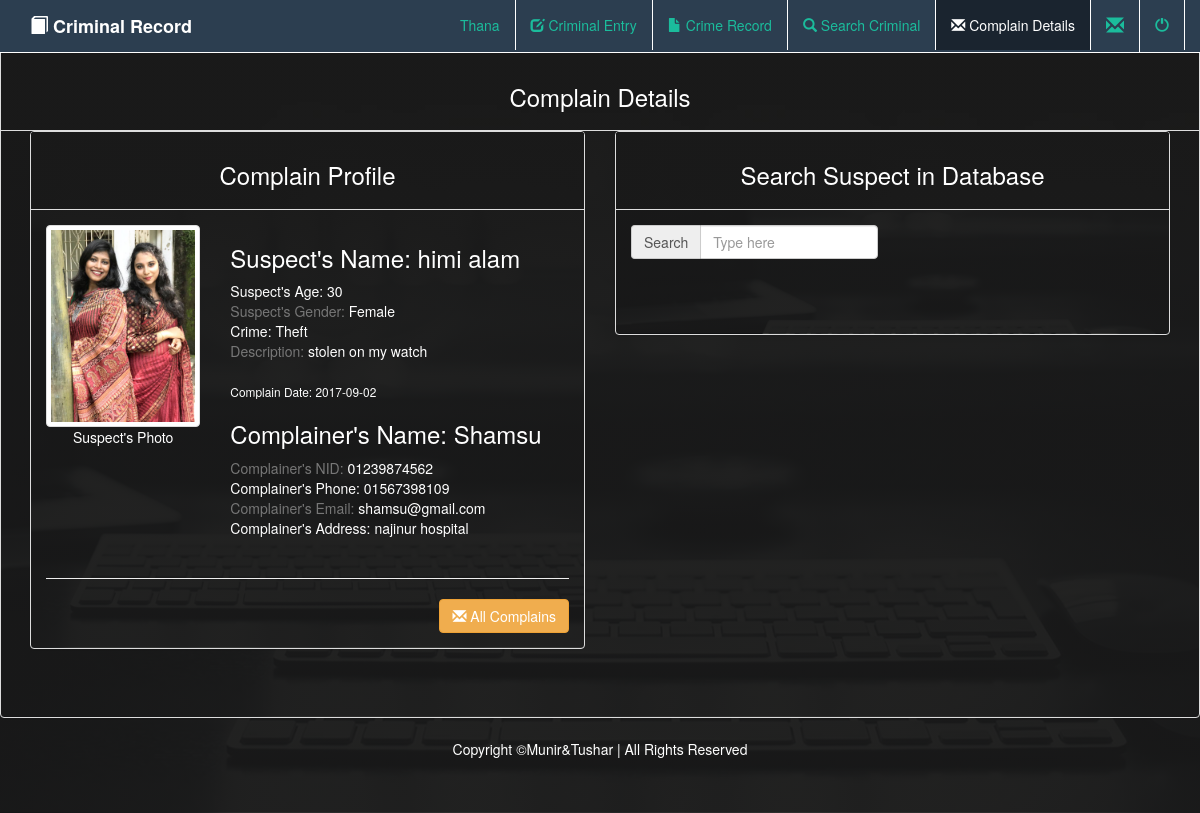
Screenshot of /complainDetails.php?id=6 with the database file from the repository.
### tables this page shows
CREATE TABLE `complain` (
  `complain_id` int(30) NOT NULL,
  `suspect_name` varchar(30) DEFAULT NULL,
  `suspect_age` int(10) DEFAULT NULL,
  `suspect_gender` varchar(30) DEFAULT NULL,
  `crime_type` varchar(30) DEFAULT NULL,
  `complain_description` varchar(1000) DEFAULT NULL,
  `complain_date` varchar(50) DEFAULT NULL,
  `image` varchar(500) DEFAULT NULL,
  `complain_ststus` int(1) NOT NULL
);

CREATE TABLE `complainer` (
  `complainer_id` int(11) NOT NULL,
  `complainer_name` varchar(20) DEFAULT NULL,
  `complainer_nid` varchar(30) DEFAULT NULL,
  `complainer_phone` varchar(20) DEFAULT NULL,
  `complainer_email` varchar(40) DEFAULT NULL,
  `complainer_address` varchar(30) DEFAULT NULL
);

### complainDetails.php (the view, shortened to what this page needs)
<?php
  require_once('dbConnect.php');
  $id= $_GET['id'];
  $row= $conn->query("SELECT * FROM `complain` join `complainer` ON complain_id = complainer_id WHERE(complain_id = $id and complainer_id)");
  $result = mysqli_fetch_array($row);
  $email2 = $_SESSION['authority_email'];
  $row2= $conn->query("SELECT * FROM `authority_info` WHERE authority_email='$email2'");
  $result2 = mysqli_fetch_array($row2);
 ?>
 <!DOCTYPE html>
 <html lang="en">
   <head>
     <link href="https://maxcdn.bootstrapcdn.com/bootstrap/3.3.6/css/bootstrap.min.css" rel="stylesheet" />
   </head>
   <body>
         <div class="navbar navbar-inverse navbar-fixed-top">
             <div class="container">
                 <div class="navbar-header">
                     <a href="" class="navbar-brand"><span class="glyphicon glyphicon-book"></span></span> <b>Criminal Record</b></a>
                 </div>
                 <div class="collapse navbar-collapse" id="example">
                     <ul class="nav navbar-nav navbar-right">
                         <li><a href="thanaReport.php"> <?php echo $result2['duty_area']; ?> Thana</a>  </li>
                         <li><a href="criminalEntry.php"><span class="glyphicon glyphicon-edit"></span> Criminal Entry</a></li>
                         <li><a href="crimeRecord.php"><span class="glyphicon glyphicon-file"></span> Crime Record</a></li>
                         <li><a href="search.php"><span class="glyphicon glyphicon-search"></span> Search Criminal</a></li>
                         <li class="active"><a href="#"><span class="glyphicon glyphicon-envelope"></span> Complain Details</a></li>
                         <li class="dropdown">
                            <a href="#" class="dropdown-toggle" data-toggle="dropdown"> <span class="glyphicon glyphicon-envelope" style="font-size:18px;"></span></a>
                         </li>
                         <li><a href="logOut.php"><span class="glyphicon glyphicon-off"></span></a></li>
                     </ul>
                 </div>
             </div>
         </div>
             <div class="panel panel-default jumbotron">
                <div class="panel-heading"><h3 align="center">Complain Details</h3></div>
                <div class="container">
                 <div class="row">
                   <div class="col-md-6">
                     <div class="panel panel-default">
                          <div class="panel-heading"><h3 align="center">Complain Profile</h3></div>
                       <div class="panel-body">
                         <div class="row">
                           <div class="col-md-4 text-center">
                             <img class="img-thumbnail avatar avatar-original" style="-webkit-user-select:none;
                             display:block; margin:auto;"  width="200" height="200" <?php echo "<img src='suspectPhoto/".$result['image']."'> "; ?> Suspect's Photo
                           </div>
                           <div class="col-md-8">
                             <div class="row">
                               <div class="col-md-12">
                                 <h3 class="only-bottom-margin">Suspect's Name: <?php echo $result['suspect_name']; ?></h3>
                               </div>
                             </div>
                             <div class="row">
                               <div class="col-md-12">
                                 <span class="text">Suspect's Age:</span> <?php echo $result['suspect_age']; ?><br>
                                 <span class="text-muted">Suspect's Gender:</span> <?php echo $result['suspect_gender']; ?><br>
                                 <span class="text">Crime:</span> <?php echo $result['crime_type']; ?><br>
                                 <span class="text-muted">Description:</span> <?php echo $result['complain_description']; ?><br><br>
                                 <small class="text">Complain Date: <?php echo $result['complain_date']; ?></small>
                               </div>
                             </div>
                             <div class="row">
                               <div class="col-md-12">
                                 <h3 class="only-bottom-margin">Complainer's Name: <?php echo $result['complainer_name']; ?></h3>
                               </div>
                             </div>
                             <div class="row">
                               <div class="col-md-12">
                                 <span class="text-muted">Complainer's NID:</span> <?php echo $result['complainer_nid']; ?><br>
                                 <span class="text">Complainer's Phone:</span> <?php echo $result['complainer_phone']; ?><br>
                                 <span class="text-muted">Complainer's Email:</span> <?php echo $result['complainer_email']; ?><br>
                                 <span class="text">Complainer's Address:</span> <?php echo $result['complainer_address']; ?><br><br>
                               </div>
                             </div>
                           </div>
                         </div>
                         <div class="row">
                           <div class="col-md-12">
                             <hr><a href="seeComplain.php" class="btn btn-warning pull-right"><i class="glyphicon glyphicon-envelope"></i> All Complains</a>
                           </div>
                         </div>
                       </div>
                     </div>
                   </div>
                   <div class="col-md-6">
                      <div class="panel panel-default">
                        <div class="panel-heading"><h3 align="center">Search Suspect in Database</h3></div>
                          <div class="panel-body">
                            <div class="row">
                              <div class="col-lg-6 col-md-6 col-sm-6 col-xs-6 col-centered">
                                <div class="input-group">
                                 <span class="input-group-addon">Search</span>
                                 <input type="text" name="search_text" id="search_text" placeholder="Type here" class="form-control"/>
                                </div>
                              </div>
                            </div>
                          <br><br><br>
                          </div>
                      </div>
                   </div>
                 </div>
               </div>
             </div>
     <div class="navbar navbar-bottom">
       <p align="center">Copyright &copy;Munir&Tushar | All Rights Reserved</p>
     </div>
   </body>
 </html>

### complainDetails.php (style rules this page uses)
body { padding-top: 5px; padding-bottom: 5px; background: linear-gradient(rgba(26,26,26,.9),rgba(26,26,26,.9)), url("images/b.jpg"); background-size: cover; background-position: center; background-repeat: no-repeat; color: #FFFFFF; }
.panel { background: linear-gradient(rgba(26,26,26,.9),rgba(26,26,26,.9)), url("images/b.jpg"); background-size: cover; background-position: center; background-repeat: no-repeat; color: #FFFFFF; }
.panel .panel-heading { background: linear-gradient(rgba(26,26,26,.9),rgba(26,26,26,.9)), url("images/b.jpg"); color: #FFFFFF; }
.navbar-inverse { background-color: #2C3E50; border-color: #FFFFFF; color: #FFFFFF; }
.navbar-inverse .navbar-brand { color: #FFFFFF; }
.navbar-inverse .navbar-nav > li > a { color: #FFFFFF; border-right: 1px solid #FFFFFF; }
.navbar-inverse .navbar-nav > .active > a, .navbar-inverse .navbar-nav > .active > a:hover, .navbar-inverse .navbar-nav > .active > a:focus { color: #FFFFFF; background-color: #1A242F; }
.navbar-inverse .navbar-nav > li > a, .navbar-inverse .navbar-nav > li > a:focus { color: #1BBC9C; background-color: transparent; }
.img-thumbnail { transition: all .3s ese 0s; }
.img-thumbnail { overflow: hidden; }

### rows the page displays
complain: image (picture), suspect_name "himi alam", suspect_age "30", suspect_gender "Female", crime_type "Theft", complain_description "stolen on my watch", complain_date "2017-09-02", complainer.complainer_name "Shamsu", complainer.complainer_nid "01239874562", complainer.complainer_phone "01567398109", complainer.complainer_email "shamsu@gmail.com", complainer.complainer_address "najinur hospital"
